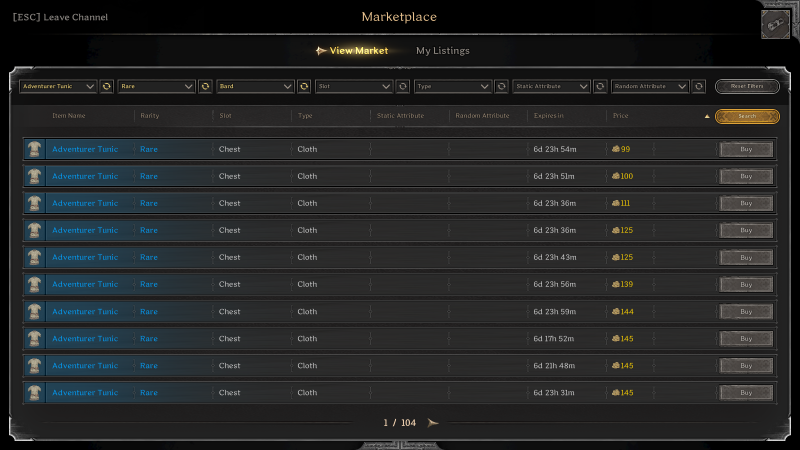
#> input picture market-images/Screenshot_1.png, 1600 x 900 px, found by its file name (shown at 1/2 size); its folder holds only this picture in this run
$ python script.py
#> lines starting #> are read from the running program, lines starting #| are printed output that depends on the picture; after the words box and inside, x2 and y2 are one past the last pixel; in counts of white or black regions, pixels touching at a corner belong together
### database_manager.py
#database_manager.py
import os
import sqlite3
import re
from datetime import datetime

# Create the path for the database file
db_path = os.path.join(os.path.dirname(__file__), 'master-market-database.db')


### Creation Functions ###
def create_connection():
    """Create a database connection."""
    conn = sqlite3.connect(db_path, timeout=60)  # Set timeout to 10 seconds
    return conn

def create_master_table(conn):
    """Create the master table to track all item-specific tables."""
    cursor = conn.cursor()

    # Create a new master_item_history table if it doesn't exist
    cursor.execute('''
        CREATE TABLE IF NOT EXISTS master_item_history (
            id INTEGER PRIMARY KEY AUTOINCREMENT,
            item_name TEXT,
            rarity TEXT,
            gold_cost INTEGER,
            timestamp DATETIME DEFAULT CURRENT_TIMESTAMP
        )
    ''')
    conn.commit()

# [111 lines left out: functions create_item_table, create_item_data_table, insert_item_into_master, insert_into_item_table, fetch_all_items, fetch_prices_for_item and 1 more, not called in this run]

# Function to save parsed items to database
def save_parsed_items_to_db(conn, items):
    save_to_db(items, conn)

# [9 lines left out: function save_item_data, not called in this run]

### script.py
import os
import cv2
import pytesseract
import re
import database_manager
from PIL import Image
import numpy as np

# Set the path to the Tesseract executable if needed
pytesseract.pytesseract.tesseract_cmd = r'/opt/homebrew/bin/tesseract'  # Adjust if necessary

# [39 lines left out: function extract_text_from_image, not called in this run]


def extract_data(image_path, rarity, target):
    # Open the PNG image
#> called with rarity = 'rare', target = 'cost'
    png_image = Image.open(image_path)
#> png_image is the input picture: PIL image 1600x900 RGBA; mean R, G, B, A 36.4, 38, 38.7, 255

    if target == 'name':
        crop_box = (100, 275, 265, 830)  # Crop for item name
    elif target == 'cost':
        crop_box = (1220, 275, 1300, 810)  # Crop for gold cost

    cropped_image = png_image.crop(crop_box)
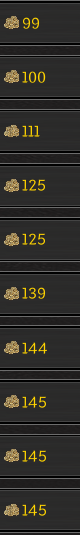
#> cropped_image: PIL image 80x535 RGBA; mean R, G, B, A 49.6, 47.5, 42, 255
    rgb_image = cropped_image.convert('RGB')

    # Save the cropped image for debugging
    rgb_image.save('market-images/image-processing/cropped_image.jpg', quality=100)

    # Load the image using OpenCV
    img = cv2.cvtColor(np.array(rgb_image), cv2.COLOR_RGB2BGR)
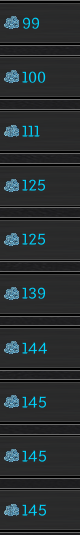
#> img: shape (535, 80, 3); mean R, G, B 42, 47.5, 49.6

    if img is None:
        print(f"Error: Unable to load image at {image_path}. Please check the path.")
        return ""

    # Apply mild brightness and contrast adjustments
    alpha = 1.2  # Slight contrast increase
    beta = 10    # Mild brightness increase
    img_adjusted = cv2.convertScaleAbs(img, alpha=alpha, beta=beta)
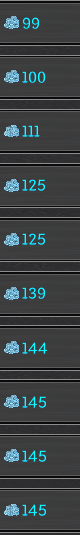
#> img_adjusted: shape (535, 80, 3); mean R, G, B 60.4, 67, 69.1

    # Convert to HSV color space
    hsv_image = cv2.cvtColor(img_adjusted, cv2.COLOR_BGR2HSV)
#> hsv_image: shape (535, 80, 3); mean H, S, V 7.6, 14.1, 69.1

    # Define the lower and upper bounds for yellow color
    lower_yellow = np.array([25, 50, 50])  # Adjusted for better saturation
    upper_yellow = np.array([30, 255, 255])  # Keep the upper bound the same

    # Create a mask for yellow
    yellow_mask = cv2.inRange(hsv_image, lower_yellow, upper_yellow)
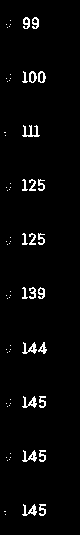
#> yellow_mask: shape (535, 80); 3% white in thin lines or dots, all inside (x1, y1, x2, y2) = (4, 17, 47, 516)

    # Apply the mask to get the yellow parts
    yellow_extracted = cv2.bitwise_and(img_adjusted, img_adjusted, mask=yellow_mask)
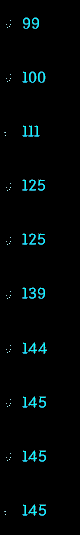
#> yellow_extracted: shape (535, 80, 3); mean R, G, B 1.1, 5.4, 5.9

    # Save the extracted yellow parts to check the output
    cv2.imwrite('market-images/image-processing/yellow_extracted.jpg', yellow_extracted)

    # Use Tesseract to extract text
    text = pytesseract.image_to_string(yellow_extracted, config='--psm 6')
    return text


def save_parsed_items_to_db(conn, items):
    database_manager.save_to_db(items, conn)

# [23 lines left out: function process_range, not called in this run]


def process_item(item_name, rarity, image_path):
    items = []
    conn = database_manager.create_connection()
    database_manager.create_master_table(conn)

    # Extract the gold cost text from the image
    gold_cost_txt = extract_data(image_path, rarity, 'cost')

    # Split by lines and process each line
    for line in gold_cost_txt.splitlines():
        # Remove any non-numeric characters and whitespace
        cleaned_price = re.sub(r'[^0-9]', '', line).strip()

        if cleaned_price:  # If there is a valid cleaned price
            gold_cost = int(cleaned_price)  # Convert to integer
            items.append({'Item Name': item_name, 'Rarity': rarity, 'Gold Cost': gold_cost})

    # Save items to the database
    save_parsed_items_to_db(conn, items)

    # Debugging output for the extracted gold cost
    for item in items:
        print(f"Processed Item: {item['Item Name']}, Rarity: {item['Rarity']}, Gold Cost: {item['Gold Cost']}")

    print("\nCurrent Database:")
    all_items = database_manager.fetch_all_items(conn)
    for item in all_items:
        print(f"ID: {item[0]}, Item Name: {item[1]}, Rarity: {item[2]}, Gold Cost: {item[3]}")

    conn.close()


if __name__ == "__main__":

    for i in range(1, 17):  # Range is inclusive of 1 and exclusive of 17
        image_path = f'/Users/iainshand/Documents/Projects/DnD-marketbot/market-images/Screenshot_{i}.png'

        if i <= 4:
            process_item('adventurer tunic', 'rare', image_path)
#> (the call stopped at in extract_data, `text = pytesseract.image_to_string(yellow_extracted, config='--psm 6')`: pytesseract is not available in this run)
#> (the run stopped early here; a loop or call above may not have finished)
